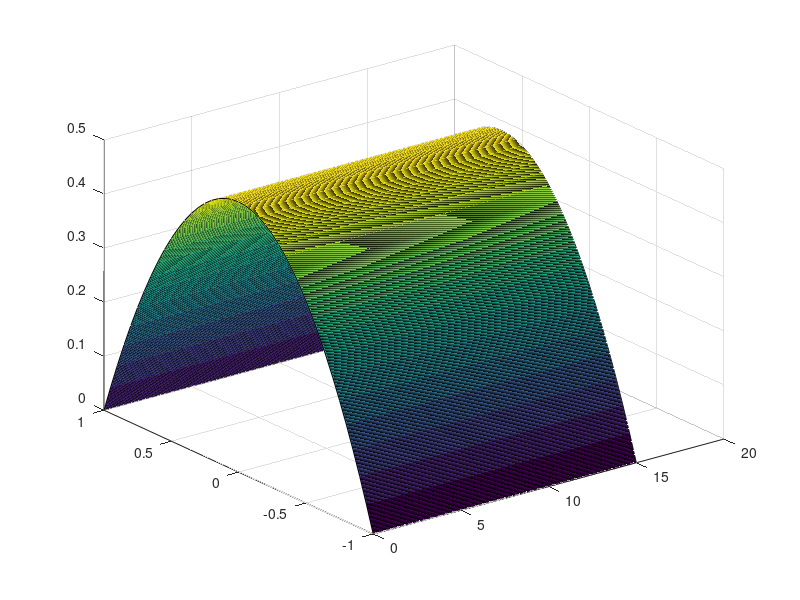

Here is the MATLAB script that generated this plot:
%% 1. Data Preparation

% Modes to include in summation:

W  = 10;        %Select The Womersley Cases To Analyse
Pa = 6000;          %Select Dimensionless Pressure Amplitude
n  = [1:1:20]; 
N  = length(n);    

%Time Discretization

dt  = 0.05; 
t   = [0:dt:15]; 
n_t = length(t); 

%Space Discretization

dy  = 0.05; 
y   = [-1:dy:1]; 
n_y = length(y);

%% 2. Inizialize Matrices :

Y   = zeros(n_y,N);      %Initialize Spatial Basis 
A_n = zeros(N,N);        %Initialize Amplitude Matrix 
T   = zeros(n_t ,N);     %Initialize Temporal Basis 
U_A = zeros(n_t,n_y);    %Initialize PDE solution

%% 1. Construct Spatial Basis

for i =1:1:length (n)
    N = 2 * n(i) - 1; % odd number in the series Y ( : , i ) = c o s ( N∗ p i ∗ y / 2 ) ;
end

% 2. Construct the Amplitudes

for i =1:1: length(n)
    N = 2 * n(i) - 1; % odd numbers in the series
    A_n(i ,i) = (16 * Pa) / (N * pi * sqrt((2 * W)^4 + N^4 * pi^4)); 
end

%% 3. Construct the Temporal Modes

for i = 1:1:length(n)
    N = 2 * n(i) - 1; % odd number in the series
    T(:,i) = (-1)^(n(i)) * cos( t - atan((4 * W^2)/(N^2 * pi^2))); 
end

%% 4. Assembly Solution

U_A = Y * A_n * T';

%% 5. Plot Result (ADDING BACK THE MEAN)

u_M = (1 - y.^2) * 0.5; % Compute the mean Flow u_M=repmat(u_Mb,length(t) ,1);%Repeat mean to obtain a matrix
u_T = U_A + u_M' ;       % Complete Solution

%% 3D PLOT ( With Function Print_3D_PLOT )

Fig1 = figure(1); 
surf(t,y,u_T)
